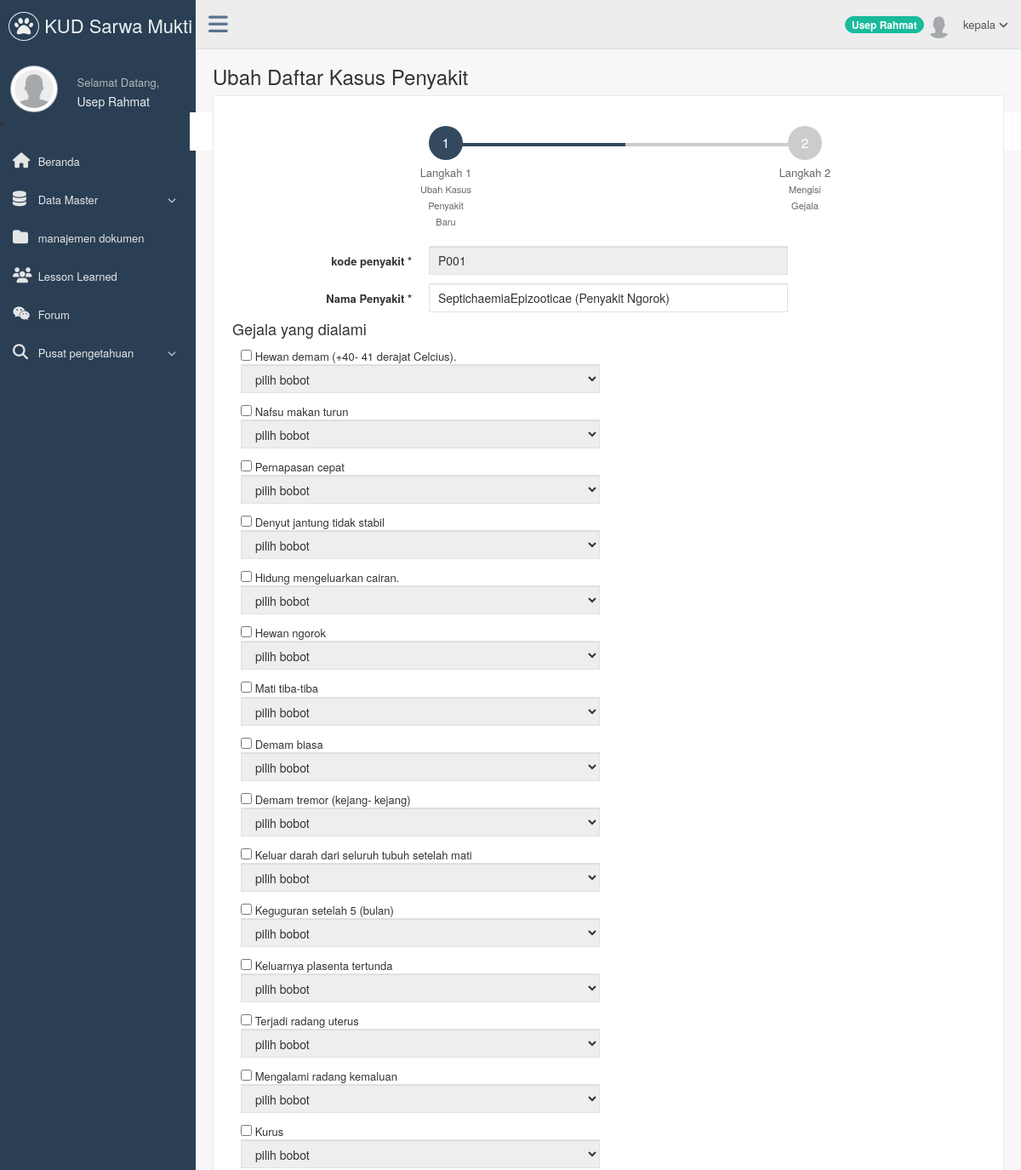
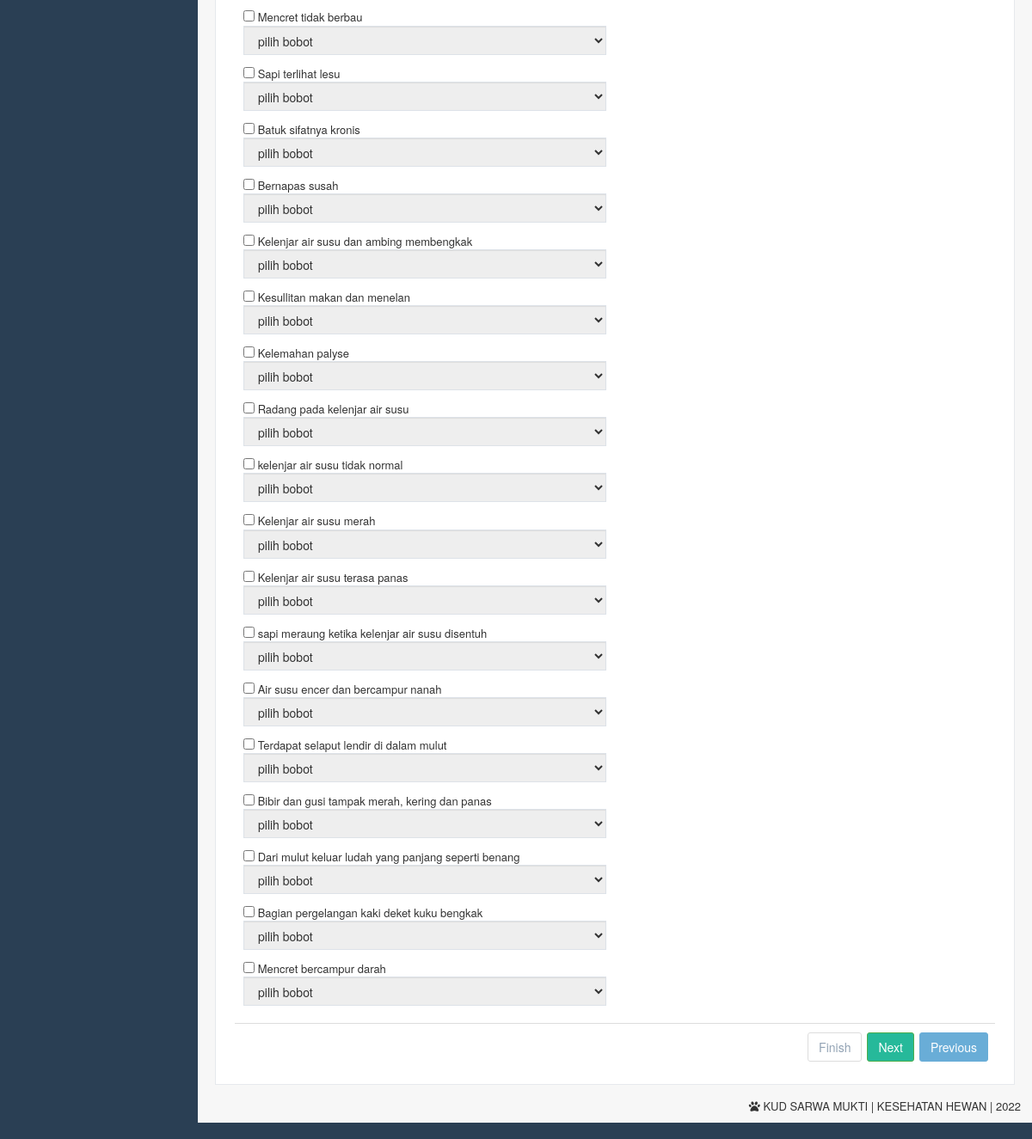
Page /page/kepala/index.php?page=ubah_kasus_penyakit&&id_kasus=P001 (signed in) on the committed database (2 pictures, top to bottom).
### tables this page shows
CREATE TABLE `t_pengguna` (
  `nip` varchar(15) NOT NULL,
  `username` varchar(50) NOT NULL,
  `password` varchar(50) NOT NULL,
  `nama_pengguna` varchar(200) NOT NULL,
  `level` varchar(80) NOT NULL,
  `email` varchar(150) NOT NULL,
  `jabatan` varchar(50) NOT NULL,
  `status` enum('Aktif','Tidak Aktif') NOT NULL DEFAULT 'Aktif',
  `foto` varchar(255) DEFAULT NULL,
  `alamat` text NOT NULL,
  `tanggal_lahir` date NOT NULL
);

CREATE TABLE `t_kasus` (
  `id_kasus` varchar(5) NOT NULL,
  `nip` varchar(15) NOT NULL,
  `nama_kasus` varchar(150) NOT NULL,
  `solusi` text NOT NULL,
  `status_cbr` enum('Revisi','Retain') NOT NULL
);

CREATE TABLE `t_atributgejala` (
  `id_atributgejala` varchar(5) NOT NULL,
  `nama_atributgejala` varchar(255) NOT NULL
);

### page/kepala/ubah_kasus_penyakit.php (the view, shortened to what this page needs)
 <?php
    if($_SESSION['nip']!=""){
    $link = koneksi_db();
        $id_kasus = $_GET['id_kasus'];
        $queryKasus=mysql_query("SELECT *
                                    FROM t_kasus, t_atributgejala, t_detail_kasus
                                    WHERE t_kasus.`id_kasus` = t_detail_kasus.`id_kasus`
                                    AND t_kasus.`id_kasus` = '$id_kasus'");
        $dataKasus=mysql_fetch_array($queryKasus);
?>
 <div class="page-title">
        <div class="title_left">
            <h3>
                    Ubah Daftar Kasus Penyakit
            </h3>
        </div>
    </div>
    <div class="clearfix"></div>
        <div class="row">
            <div class="col-md-12 col-sm-12 col-xs-12">
                <div class="x_panel">
                    <div class="x_content">
                        <br/>
                        <form id="demo-form2" data-parsley-validate class="form-horizontal form-label-left" action="ubah_penyakit_proses.php" method="POST">
                                    <div id="wizard" class="form_wizard wizard_horizontal">
                                        <ul class="wizard_steps">
                                            <li>
                                                <a href="#step-1">
                                                    <span class="step_no">1</span>
                                                    <span class="step_descr">
                                            Langkah 1<br />
                                            <small>Ubah Kasus</small>
                                            <br/>
                                            <small>Penyakit</small>
                                             <br/>
                                            <small>Baru</small>
                                        </span>
                                                </a>
                                            </li>
                                            <li>
                                                <a href="#step-2">
                                                    <span class="step_no">2</span>
                                                    <span class="step_descr">
                                            Langkah 2<br />
                                            <small>Mengisi</small>
                                            <br/>
                                            <small>Gejala</small>
                                                </a>
                                            </li>
                                        </ul>
                                        <div id="step-1">
                                            <form class="form-horizontal form-label-left">
                                                <div class="form-group">
                                                    <label class="control-label col-md-3 col-sm-3 col-xs-12" for="id_penyakit">kode penyakit <span class="required">*</span>
                                                    </label>
                                                    <div class="col-md-6 col-sm-6 col-xs-12">
                                                        <input type="text" id="id_penyakit" name="id_kasus" required="required" class="form-control col-md-7 col-xs-12" value="<?php echo $id_kasus;?>" readonly>
                                                    </div>
                                                </div>
                                                <div class="form-group">
                                                    <label class="control-label col-md-3 col-sm-3 col-xs-12" for="last-name">Nama Penyakit <span class="required">*</span>
                                                    </label>
                                                    <div class="col-md-6 col-sm-6 col-xs-12">
                                                        <input type="text" id="nama_kasus" name="nama_kasus" required="required" value="<?php echo $dataKasus['nama_kasus'];?>" class="form-control col-md-7 col-xs-12">
                                                    </div>
                                                </div>
                                                <h2 class="StepTitle">Gejala yang dialami</h2>
                                            <?php
                                               $sqlAtribut="SELECT t_atributgejala.`id_atributgejala`,
                                                t_atributgejala.`nama_atributgejala` from t_atributgejala ";
                                                $resAtribut=mysql_query($sqlAtribut,$link);
                                                $i=0;
                                                while($dataAtribut=mysql_fetch_array($resAtribut)){
                                                    $i++;
                                                    $id_atributgejala = $dataAtribut['id_atributgejala'];
                                            ?>
                                                <div class="form-group">
                                                    <div class="col-md-6 col-sm-6 col-xs-12">
                                                         <input type="checkbox" name="id_atributgejala_<?php echo $i;?>" value="<?php echo $id_atributgejala;?>" class="minimal-red checkbox-gejala" if()/>
                                                        <?php echo $dataAtribut['nama_atributgejala'];?>
                                                        <select class="form-control" disabled name="bobot">
                                                            <option>pilih bobot</option>
                                                        </select>
                                                    </div>
                                                </div>
                                                      <?php
                                                      }
                                                      ?>
                                            </form>
                                        </div>
                                    </form>
                </div>
            </div>
        </div>
    </div>
       <?php
    }
    else{
    header("Location:../../belum_login.php");
}
?>

### page/kepala/sidebar.php (shortened to what this page needs)
<?php
   if($_SESSION['nip']!=""){
   $nip = $_SESSION['nip'];
?>
<?php
     $queryPhoto=mysql_query("SELECT foto
                        FROM t_pengguna
                        WHERE nip = '$nip'
                        LIMIT 1");
    $data=mysql_fetch_array($queryPhoto);
?>
<div class="col-md-3 left_col">
    <div class="left_col scroll-view">
        <div class="navbar nav_title" style="border: 0;">
            <a href="index.php" class="site_title"><i class="fa fa-paw"></i><span> KUD Sarwa Mukti </span></a>
        </div>
                    <div class="profile">
                        <div class="profile_pic">
                            <?php
                                                                if($data['foto']==NULL){
                                                            ?>
                                                                    <img src="../../images/user.png" alt="..." class="img-circle profile_img" width="200" height="55"/>
                                                            <?php
                                                                }else{
                                                            ?>
                                                                   <img src="<?php echo $data['foto'];?>"  alt="..." class="img-circle profile_img" width="200" height="55">
                                                            <?php
                                                                }
                                                            ?>
                        </div>
                        <div class="profile_info">
                            <span>Selamat Datang,</span>
                            <h2><?php echo $_SESSION['nama_pengguna'];?></h2>
                        </div>
                    </div>
                    <li/>
                    <div id="sidebar-menu" class="main_menu_side hidden-print main_menu">
                       <div class="menu_section">
                            <ul class="nav side-menu">
                                <li><a href="index.php"><i class="fa fa-home"></i> Beranda </a>
                                </li>
                                <li><a><i class="fa fa-database"></i> Data Master <span class="fa fa-chevron-down"></span></a>
                                </li>
                                <li><a href="index.php?page=daftar_dokumen"><i class="fa fa-folder"></i> manajemen dokumen </a>
                                </li>
                                <li><a href="index.php?page=lesson_learned"><i class="fa fa-users"></i> Lesson Learned </a>
                                </li>
                                <li><a href="index.php?page=forum"><i class="fa fa-wechat"></i> Forum </a>
                                </li>
                                <li><a><i class="fa fa-search"></i> Pusat pengetahuan <span class="fa fa-chevron-down"></span></a>
                                </li>
                            </ul>
                        </div>
                    </div>
    </div>
</div>
<?php
}
else {
header("Location:../../belum_login.php");
}
?>

### page/kepala/header.php (shortened to what this page needs)
<?php
    if($_SESSION['nip']!=""){
    $nip = $_SESSION['nip'];
    $Nama  = $_SESSION['nama_pengguna'];
    $queryPhoto=mysql_query("SELECT foto
                        FROM t_pengguna
                        WHERE nip = '$nip'
                        LIMIT 1");
    $data=mysql_fetch_array($queryPhoto);
?>
            <div class="top_nav">
                <div class="nav_menu">
                    <nav class="" role="navigation">
                       <div class="nav toggle">
                            <a id="menu_toggle"><i class="fa fa-bars"></i></a>
                        </div>
                        <ul class="nav navbar-nav navbar-right">
                            <li>
                                <a href="javascript:;" class="user-profile dropdown-toggle" data-toggle="dropdown" aria-expanded="false">
                                   <span class="badge bg-green"><?php echo $Nama;?></span> <?php
                                                                if($data['foto']==NULL){
                                                            ?>
                                                                    <img src="../../images/user.png" alt=""/>
                                                            <?php
                                                                }else{
                                                            ?>
                                                                   <img src="<?php echo $data['foto'];?>"  alt="">
                                                            <?php
                                                                }
                                                            ?>
                                                            <?php echo $_SESSION['level'];?>
                                    <span class=" fa fa-angle-down"></span>
                                </a>
                            </li>
                        </ul>
                    </nav>
                </div>
              </div>
<?php
}
else {
header("Location:../../belum_login.php");
}
?>

### rows in the picture
t_pengguna: foto (placeholder picture)
t_kasus: nama_kasus "SeptichaemiaEpizooticae (Penyakit Ngorok)"
t_atributgejala: nama_atributgejala "Hewan demam (+40- 41 derajat Celcius)."
t_atributgejala: nama_atributgejala "Nafsu makan turun"
t_atributgejala: nama_atributgejala "Pernapasan cepat"
t_atributgejala: nama_atributgejala "Denyut jantung tidak stabil"
t_atributgejala: nama_atributgejala "Hidung mengeluarkan cairan."
t_atributgejala: nama_atributgejala "Hewan ngorok"
t_atributgejala: nama_atributgejala "Mati tiba-tiba"
t_atributgejala: nama_atributgejala "Demam biasa"
t_atributgejala: nama_atributgejala "Demam tremor (kejang- kejang)"
t_atributgejala: nama_atributgejala "Keluar darah dari seluruh tubuh setelah mati"
t_atributgejala: nama_atributgejala "Keguguran setelah 5 (bulan)"
t_atributgejala: nama_atributgejala "Keluarnya plasenta tertunda"
t_atributgejala: nama_atributgejala "Terjadi radang uterus"
t_atributgejala: nama_atributgejala "Mengalami radang kemaluan"
t_atributgejala: nama_atributgejala "Kurus"
t_atributgejala: nama_atributgejala "Mencret tidak berbau"
t_atributgejala: nama_atributgejala "Sapi terlihat lesu"
t_atributgejala: nama_atributgejala "Batuk sifatnya kronis"
t_atributgejala: nama_atributgejala "Bernapas susah"
t_atributgejala: nama_atributgejala "Kelenjar air susu dan ambing membengkak"
t_atributgejala: nama_atributgejala "Kesullitan makan dan menelan"
t_atributgejala: nama_atributgejala "Kelemahan palyse"
t_atributgejala: nama_atributgejala "Radang pada kelenjar air susu"
t_atributgejala: nama_atributgejala "kelenjar air susu tidak normal"
t_atributgejala: nama_atributgejala "Kelenjar air susu merah"
t_atributgejala: nama_atributgejala "Kelenjar air susu terasa panas"
t_atributgejala: nama_atributgejala "sapi meraung ketika kelenjar air susu disentuh"
t_atributgejala: nama_atributgejala "Air susu encer dan bercampur nanah"
t_atributgejala: nama_atributgejala "Terdapat selaput lendir di dalam mulut"
t_atributgejala: nama_atributgejala "Bibir dan gusi tampak merah, kering dan panas"
t_atributgejala: nama_atributgejala "Dari mulut keluar ludah yang panjang seperti benang"
t_atributgejala: nama_atributgejala "Bagian pergelangan kaki deket kuku bengkak"
t_atributgejala: nama_atributgejala "Mencret bercampur darah"

### other values in the picture
$_SESSION['nama_pengguna'] "Usep Rahmat"
$Nama "Usep Rahmat"
$_SESSION['level'] "kepala"
